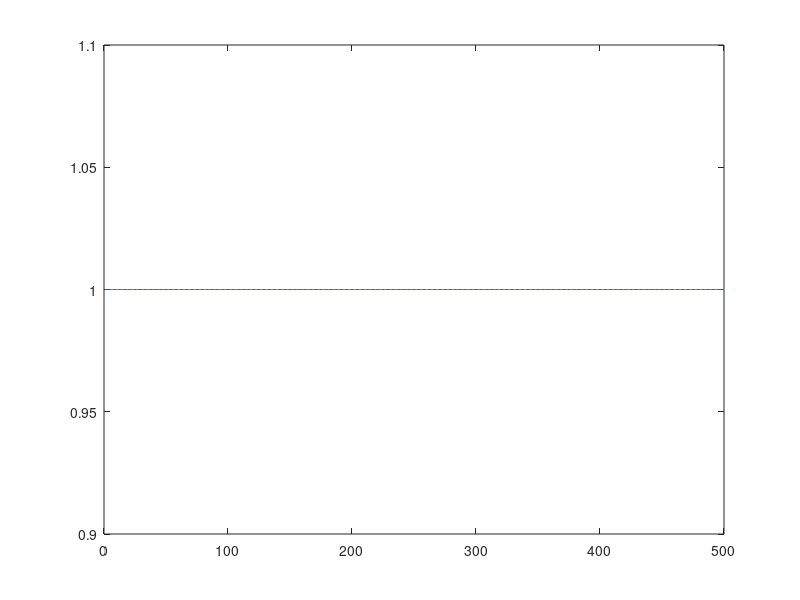

Write MATLAB code to recreate this figure.
% Generate A
n=500;
A=full(gallery('tridiag',n,-1,2,-1));

% Generate b
b=ones(n,1);


% Cholesky decomposition of A.
% Lower triangular part of A is overwritten by L.
for k=1:n
     %%%%%
     % Insert your lines
     
     
     
     %%%%%
end


% Forward substitution
% b is overwritten by the solution
for i=1:n
    %%%%%
    % Insert your lines
    
    
    %%%%%
end

% Back substitution
% b is overwritten by the solution
for i=n:-1:1
    %%%%%
    % Insert your lines
    
    
    %%%%%
end

% plot the solution
plot(b);